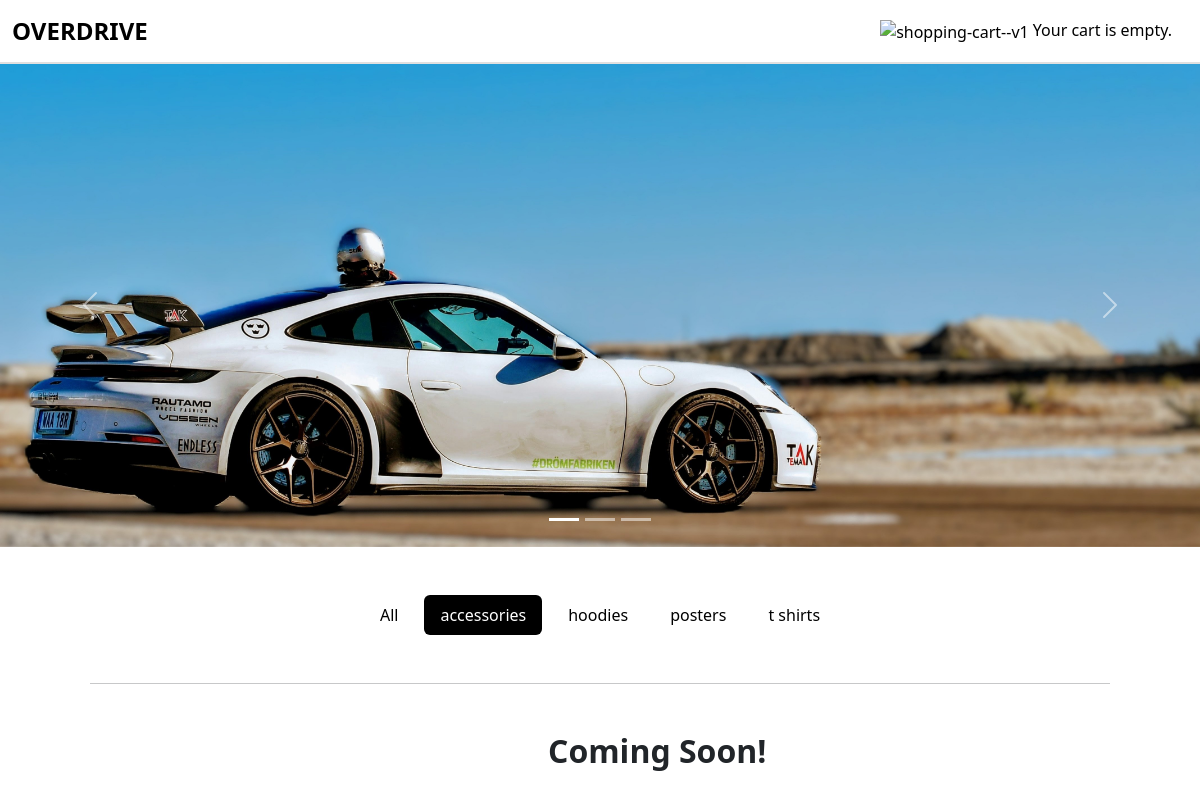
The page /accessories/ on the database as committed earlier.
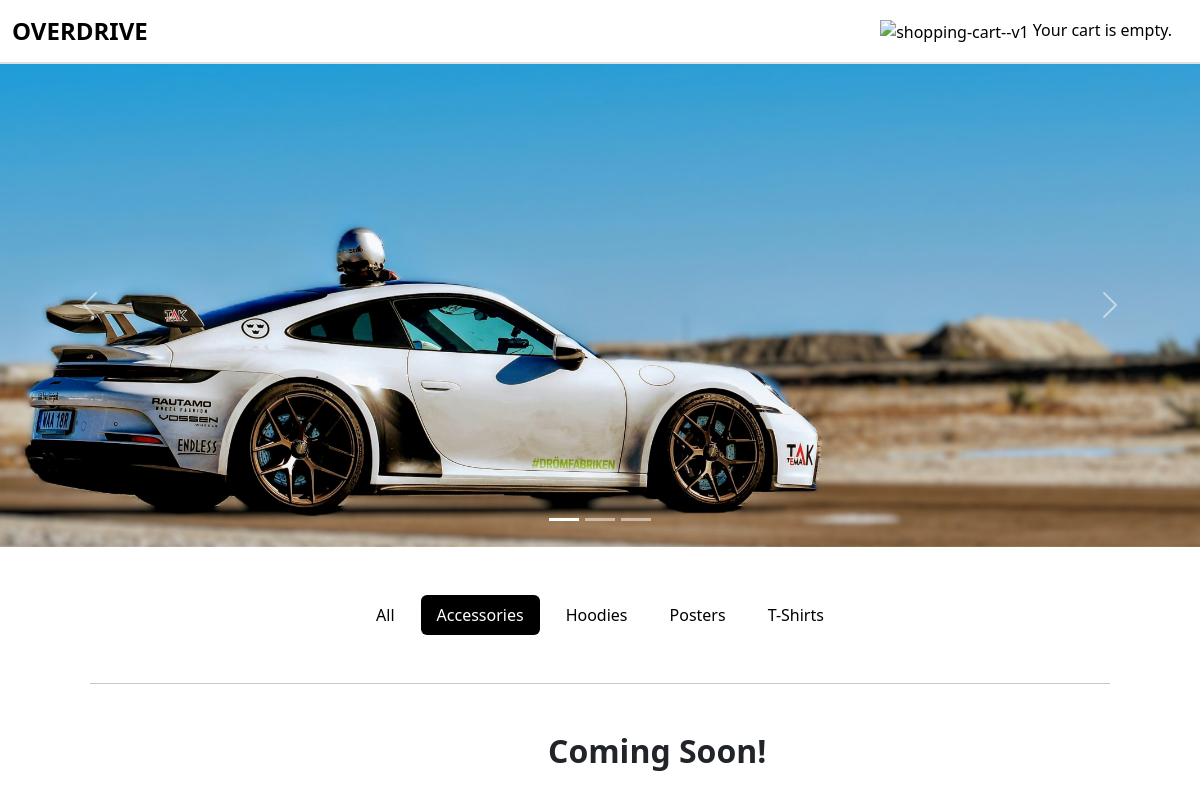
The same page on the database as committed later.
### shop/models.py (models this page shows, shortened)
class Category(models.Model):
    name = models.CharField(max_length=200)
    slug = models.SlugField(max_length=200, unique=True)
    class Meta:
        ordering = ['name']
        indexes = [
        models.Index(fields=['name']),
        ]
        verbose_name = 'category'
        verbose_name_plural = 'categories'
    def get_absolute_url(self):
        return reverse('shop:product_list_by_category', args=[self.slug])

### shop/views.py (the view)
# urls.py: path('', views.product_list, name='product_list'),
def product_list(request, category_slug=None):
    category = None
    categories = Category.objects.all()
    products = Product.objects.all()
    if category_slug:
        category = get_object_or_404(Category, slug=category_slug)
        products = products.filter(category=category)
    return render(request, 'shop/product/list.html', {'category': category, 'categories': categories, 'products': products})

### cart/cart.py (called while the page is built)
    def __len__(self):
        return sum(item['quantity'] for item in self.cart.values())

### cart/context_processor.py (called while the page is built)
def cart(request):
    return {'cart': Cart(request)}

### shop/templates/shop/product/list.html (shortened to what this page needs)
{% extends 'shop/base.html' %}
{% load static %}
{% block content %}
<div id="carouselExampleIndicators" class="carousel slide" data-bs-ride="carousel">
    <div class="carousel-indicators">
        <button type="button" data-bs-target="#carouselExampleIndicators" data-bs-slide-to="0" class="active" aria-current="true" aria-label="Slide 1"></button>
        <button type="button" data-bs-target="#carouselExampleIndicators" data-bs-slide-to="1" aria-label="Slide 2"></button>
        <button type="button" data-bs-target="#carouselExampleIndicators" data-bs-slide-to="2" aria-label="Slide 3"></button>
    </div>
    <div class="carousel-inner">
        <div class="carousel-item active">
            <img src="{% static 'img/carousel/GT3.jpg' %}" class="d-block w-100" alt="Slide 1">
        </div>
    </div>
    <button class="carousel-control-prev" type="button" data-bs-target="#carouselExampleIndicators" data-bs-slide="prev">
        <span class="carousel-control-prev-icon" aria-hidden="true"></span>
    </button>
    <button class="carousel-control-next" type="button" data-bs-target="#carouselExampleIndicators" data-bs-slide="next">
        <span class="carousel-control-next-icon" aria-hidden="true"></span>
    </button>
</div>
<div class="container mt-4">
    <ul class="nav nav-pills mt-5 mb-5 justify-content-center">
        <li class="nav-item">
            <a class="nav-link {% if not category %}active{% endif %}" href="{% url 'shop:product_list' %}">All</a>
        </li>
        {% for c in categories %}
        <li class="nav-item">
            <a class="nav-link {% if category and category.slug == c.slug %}active{% endif %}" href="{{ c.get_absolute_url }}">{{ c.name }}</a>
        </li>
        {% endfor %}
    </ul>
    <hr class="m-5">
    <div class="row row-cols-2 row-cols-sm-3 row-cols-md-4 g-3">
        {% for product in products %}
        <div class="col mb-4">
            <div class="card h-100 border-0 shadow-sm ">
                <img src="{{ product.image.url }}" class="card-img-top" alt="{{ product.name }}">
                <div class="card-body text-center">
                    <h6 class="card-title">{{ product.name }}</h6>
                    <p class="card-text">Price: Rs{{ product.price }}</p>
                    <p class="card-text {% if product.available %}text-success{% else %}text-danger{% endif %}">
                        {% if product.available %}Available{% else %}Out of Stock{% endif %}
                    </p>
                    <a href="{{ product.get_absolute_url }}" class="btn btn-dark btn-sm">Add to Cart</a>
                </div>
            </div>
        </div>
        {% empty %}
        <h1 class="coming-soon pb-5"> Coming Soon!</h1>
        {% endfor %}
    </div>
</div>
{% endblock %}

### shop/templates/shop/base.html (shortened to what this page needs)
<!DOCTYPE html>
{% load static %}
<html lang="en">
<head>
    <link href="https://cdn.jsdelivr.net/npm/bootstrap@5.3.0/dist/css/bootstrap.min.css" rel="stylesheet">
    <link href="{% static 'css/base.css' %}" rel="stylesheet">
</head>
<body>
    <nav class="navbar navbar-expand-lg">
        <div class="container-fluid">
            <a class="navbar-brand" href=" {% url 'shop:product_list' %} ">OVERDRIVE</a>
            <div class="collapse navbar-collapse" id="navbarNav">
                <ul class="navbar-nav ms-auto">
                    <li class="nav-item nav-icons d-flex align-items-center position-relative">
                        <a class="nav-link" href="{% url "cart:cart_detail" %}">
                            <img  width="25" height="25" src="https://img.icons8.com/ios-glyphs/30/shopping-cart--v1.png" alt="shopping-cart--v1"/>
                            {% with total_items=cart|length %}
                                {% if total_items > 0 %}
                            <span class="mb-0">({{ total_items }} item{{ total_items|pluralize }})</span>
                                {% else %}
                                    Your cart is empty.
                                {% endif %}
                                {% endwith %}
                        </a>
                    </li>
                </ul>
            </div>
        </div>
    </nav>
    <main>
        {% block content %}{% endblock %}
    </main>
</body>
</html>

### shop/static/css/base.css (style rules this page uses)
.coming-soon { position: absolute; left: 45vw }
h1 { font-size: 2rem; font-weight: bold; }
.nav-pills .nav-link { color: black; margin: 0 5px; transition: background-color 0.3s, color 0.3s; }
.nav-pills .nav-link.active, .nav-pills .nav-link:hover { background-color: black; color: white; }
.navbar { background-color: white; border-bottom: 2px solid #e0e0e0; }
.navbar-brand { font-weight: bold; font-size: 1.5rem; color: black; }
.navbar-nav .nav-link { color: black; margin: 0 0.5rem; transition: color 0.3s; }

Rows that differ between the two databases and show on the page:
removed Category: name "accessories", slug "accessories" (drawn)
removed Category: name "hoodies"
removed Category: name "posters"
removed Category: name "t shirts"
added Category: name "Accessories", slug "accessories" (drawn)
added Category: name "Hoodies"
added Category: name "Posters"
added Category: name "T-Shirts"
